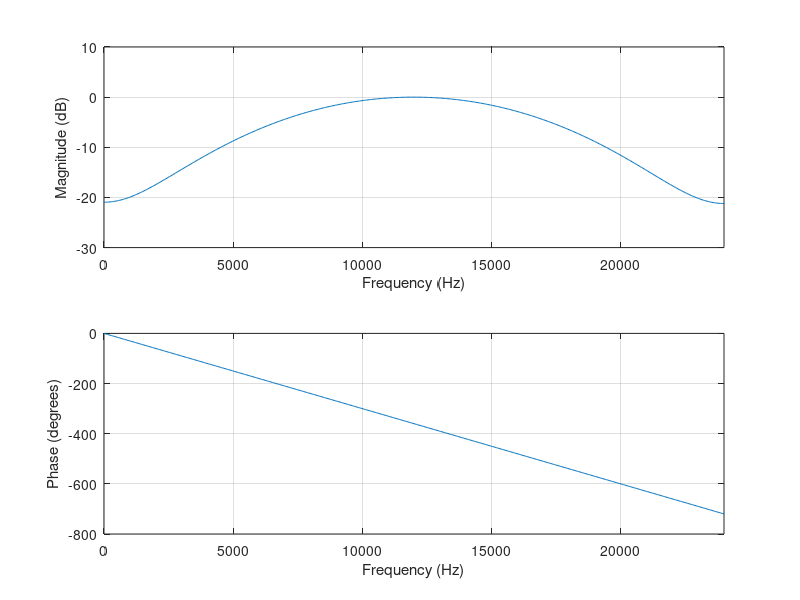
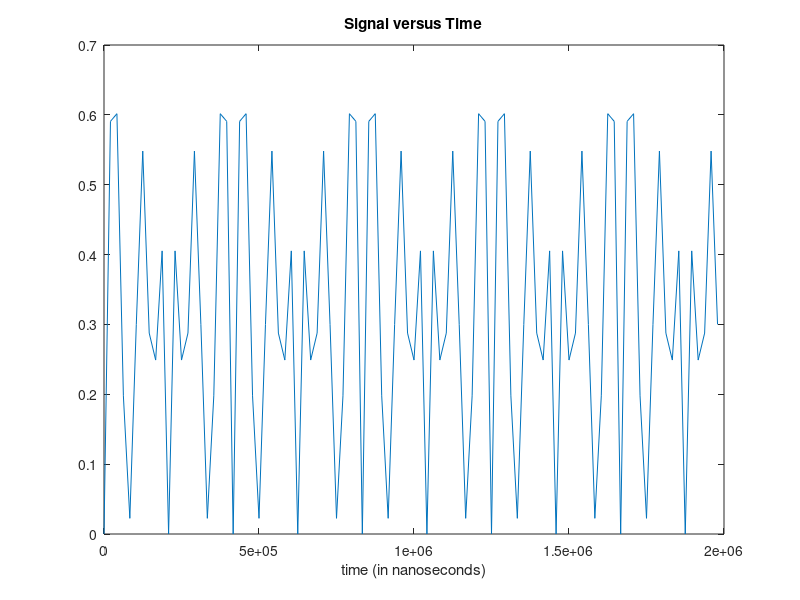
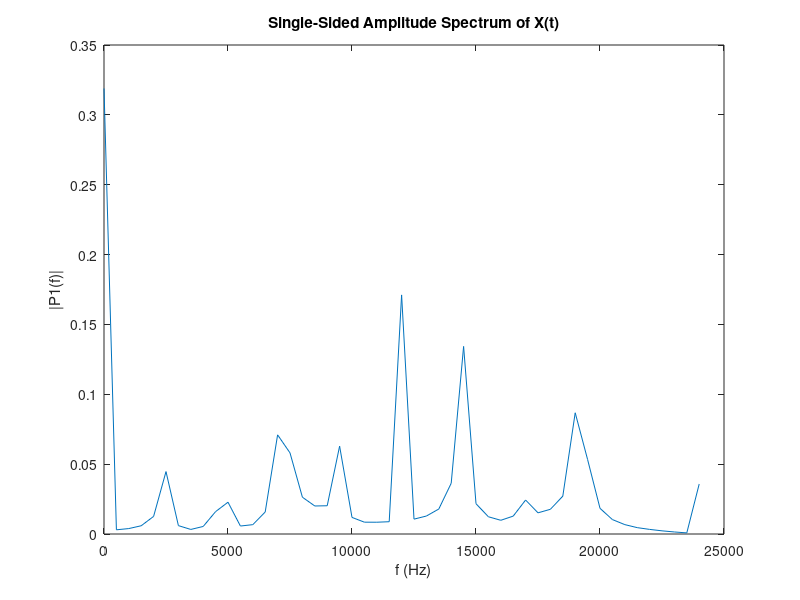
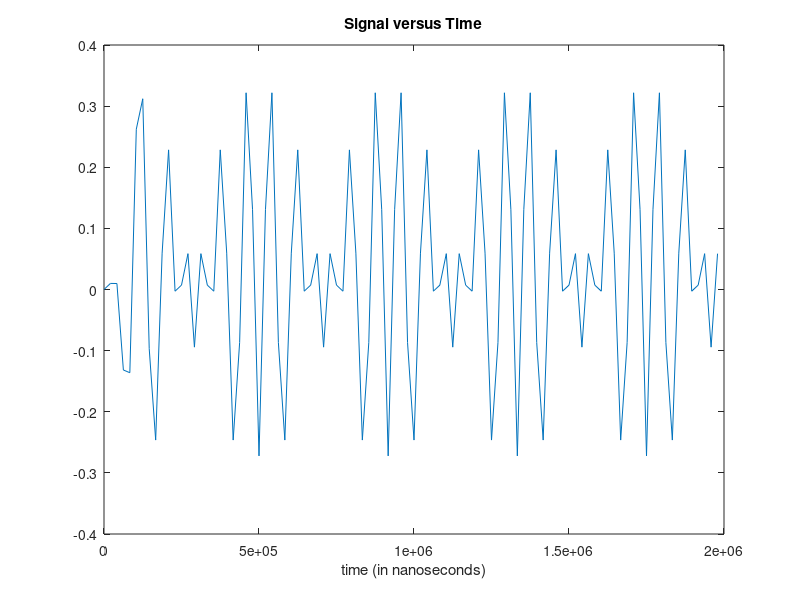

Write MATLAB code to recreate these figures, in order.
clc;
clear;
close all;

%%The 8th order bandpass FIR & IIR filter was designed using MATLAB with a sample
%%rate of 48 kHz. cutoff frequency 8kHz & 16kHz
n = 8;
fs = 48000;
f1 = 8000;
f2 = 16000;
b = fir1(n,[2*f1/fs 2*f2/fs]);
freqz(b,1,[],fs);
subplot(2,1,1);
ylim([-30 10]);

% Generating random analog input signal with harmonics
fs = 48000;
dt = 1/fs;
StopTime = 2e-3; % Overall 2ms input signal
t = (0:dt:StopTime-dt)';
L = length(t);
Fc = fs/2;
a = 0.2;
x = 0.2*sin(2*pi*Fc*t*a)+0.4*sin(2*pi*2*Fc*t*a)+0.3*sin(2*pi*2*(Fc/4)*t*a);
%x = 0.2*sin(2*pi*Fc*t*a);
x = abs(x);

% Plot the input signal versus time
figure;
plot(round(t*1e9),x);
xlabel('time (in nanoseconds)');
title('Signal versus Time');

% Plot frequency components of input signal
Y = fft(x);
P2 = abs(Y/L);
P1 = P2(1:L/2+1);
P1(2:end-1) = 2*P1(2:end-1);
f = fs*(0:(L/2))/L;
figure;
plot(f,P1);
title('Single-Sided Amplitude Spectrum of X(t)');
xlabel('f (Hz)');
ylabel('|P1(f)|');


% Plot the output signal versus time
fx = filter(b,1,x);
figure;
plot(round(t*1e9),fx);
xlabel('time (in nanoseconds)');
title('Signal versus Time'); 


%Plot frequency components of filtered signal
Y = fft(fx);
P2 = abs(Y/L);
P1 = P2(1:L/2+1);
P1(2:end-1) = 2*P1(2:end-1);
f = fs*(0:(L/2))/L;
figure;
plot(f,P1);
title('Single-Sided Amplitude Spectrum of X(t)');
xlabel('f (Hz)');
ylabel('|P1(f)|');

% Quantizing analog input in 8 bits to put as filter input
lx = min(x);
qx = (max(x)-lx)/255;

len = max(size(x));

for i=1:len
    x(i) = round((x(i)-lx)/qx);
end
disp('Input Signal:')
disp(dec2bin(x))
disp('         ')

%Quatized filter coeff
lb = min(b);
qb = (max(b)-lb)/255;

len = max(size(b));

for i=1:len
    b(i) = round((b(i)-lb)/qb);
end

disp('Filter Coefficient b:')
disp(dec2bin(b))
